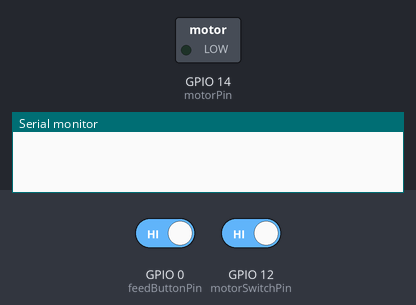
Bench run of a sketch on a simulated ESP8266 (NodeMCU). Parts: switched loads named in the sketch (green lamp = pin HIGH), the last lines printed to the serial monitor. Inputs (shaded band) come from the test bench; at power-on: GPIO 0 (feedButtonPin) HIGH, GPIO 12 (motorSwitchPin) HIGH. WiFi joins after 1.5 s; servers stay silent unless stated; not simulated (calls return 0 or success): secrets.h.

Above: at 1.2 s.
1.3 s: GPIO 0 (feedButtonPin) driven LOW and GPIO 12 (motorSwitchPin) driven LOW
At 2.0 s:
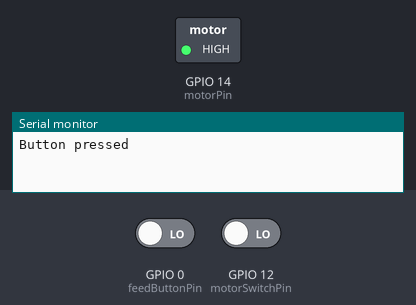
Timing chart, 0 to 4.3 s (numbered marks = the images above; inputs shaded):
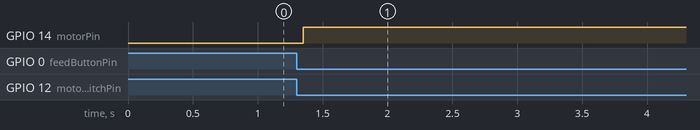

Measured:
- after the input at 1.3 s, GPIO 14 (motorPin): LOW → HIGH after 0.05 s

The sketch:

PrawnBot-ESP.ino
```cpp
// In your secrets.h file, define the following:
// char ssid[] = "";
// char password[] = "";
// const char *mqttUsername = "";
// const char *mqttPassword = "";
// const int port = 1883;
// IPAddress server(192, 168, 1, 2);

#include <Bounce2.h>
#include <ESP8266WiFi.h>
#include <PubSubClient.h>
#include "secrets.h"
const unsigned int motorPin = 14;
const unsigned int feedButtonPin = 0;
const unsigned int motorSwitchPin = 12;
Bounce feedButtonDebounced = Bounce();
Bounce motorSwitchDebounced = Bounce();
const unsigned int jamTimeout = 2000;
const unsigned int networkTimeout = 5000;
const unsigned int debounce = 50;
const char myName[] = "PrawnBot-ESP";
const char *controlTopic = "devices/prawnbot";
char statusTopic[] = "devices/prawnbot/status";
long modeStartTime = 0;
long lastWifiConnectAttempt = 0;
long lastMQTTConnectAttempt = 0;
int botMode = 0; // 0: Listening; 1: Dispensing; 2: Jam

WiFiClient wifiClient;
PubSubClient mqttClient(server, 1883, MQTTReceived, wifiClient);

void MQTTReceived(char* incomingTopic, byte* incomingPayload, unsigned int payloadLength){
  String incomingString = String((char *)incomingPayload);
  incomingString = incomingString.substring(0, payloadLength);
  Serial.println(String(incomingTopic) + ": " + incomingString);
  if(incomingString == "ping") mqttClient.publish(incomingTopic, (char*)("pong"));
  if(incomingString == "feed" && botMode != 2) botMode = 1;  //if not jammed
}

void setup(){
  pinMode(motorPin, OUTPUT);
  pinMode(feedButtonPin, INPUT_PULLUP);
  pinMode(motorSwitchPin, INPUT_PULLUP);
  motorSwitchDebounced.attach(motorSwitchPin);
  feedButtonDebounced.attach(feedButtonPin);
  motorSwitchDebounced.interval(debounce);
  feedButtonDebounced.interval(debounce);
  Serial.begin(115200);
  delay(10); //wait for serial
}

void connectWifi(){
  WiFi.begin(ssid, password);
   while (WiFi.status() != WL_CONNECTED){
    delay(250);
    Serial.print("-");
  }
  Serial.println("WiFi OK. IP: " + WiFi.localIP());
}

boolean connectMQTT(){
  if(mqttClient.connect(myName, mqttUsername, mqttPassword, statusTopic, 2, true, (char*)("offline"))){
    mqttClient.publish(statusTopic, (byte*)("online"), 6, true);
    mqttClient.subscribe(controlTopic);
  }
}

void loop(){
  if(WiFi.status() != WL_CONNECTED){
    if(millis() - lastWifiConnectAttempt > networkTimeout){
      lastWifiConnectAttempt=millis();
      connectWifi();
    }
  } else if(!mqttClient.loop()){
    if(millis() - lastMQTTConnectAttempt > networkTimeout){
      lastMQTTConnectAttempt=millis();
      connectMQTT();
    }
  }
  feedButtonDebounced.update();
  motorSwitchDebounced.update();
  switch (botMode){
    case 0: // Listening
      if(feedButtonDebounced.fell()){
        Serial.println("Button pressed");
        botMode = 1;
      }
    break;
    case 1: // Dispensing
      modeStartTime=millis();
      digitalWrite(motorPin, HIGH);
      if(motorSwitchDebounced.fell()){
        digitalWrite(motorPin, LOW);
        botMode = 0;
        modeStartTime = 0;
        Serial.println("Fed");
        mqttClient.publish(controlTopic, (char*)("fed"));
      }
      else if(millis() - modeStartTime > jamTimeout){
        botMode = 2; //jammed
        Serial.println("Jammed");
        mqttClient.publish(statusTopic, (char*)("jam"));
      }
    break;
  }
}
```
